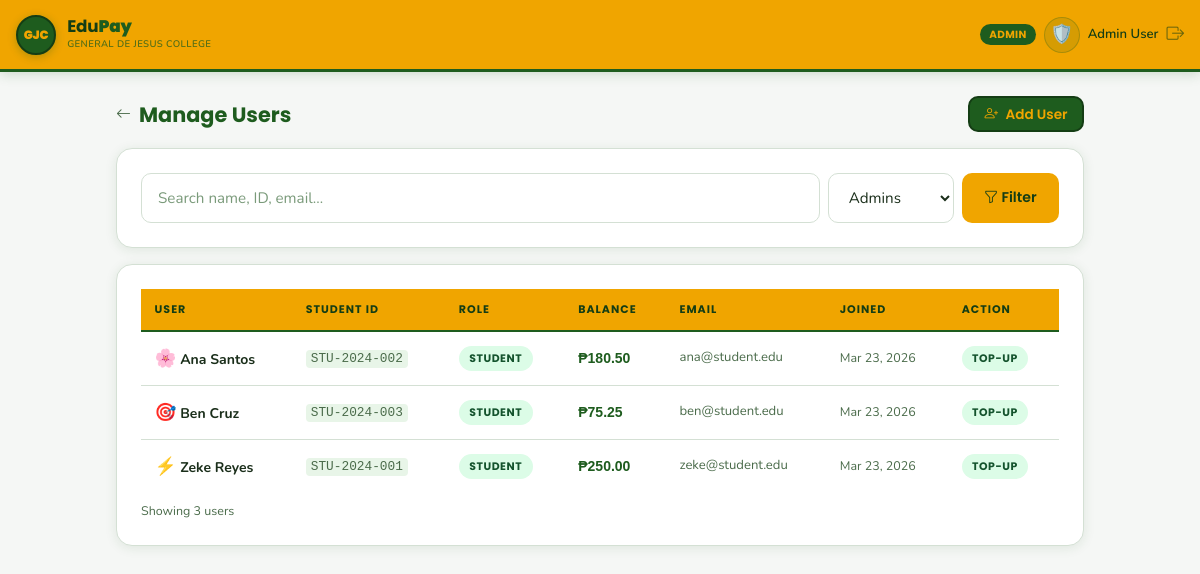
/admin/users.php?role=student (signed in), run on the app's committed database.
### tables this page shows
CREATE TABLE IF NOT EXISTS wallets (
    user_id     INT UNSIGNED PRIMARY KEY,
    balance     DECIMAL(12,2) NOT NULL DEFAULT 0.00,
    updated_at  DATETIME      DEFAULT CURRENT_TIMESTAMP
                              ON UPDATE CURRENT_TIMESTAMP,
    CONSTRAINT fk_wallet_user
        FOREIGN KEY (user_id) REFERENCES users(id) ON DELETE CASCADE
);

CREATE TABLE IF NOT EXISTS users (
    id          INT UNSIGNED AUTO_INCREMENT PRIMARY KEY,
    name        VARCHAR(120)    NOT NULL,
    student_id  VARCHAR(30)     UNIQUE,           
    role        ENUM('student','merchant','admin') NOT NULL DEFAULT 'student',
    email       VARCHAR(150)    UNIQUE,
    password    VARCHAR(255)    NOT NULL,
    avatar      VARCHAR(10)     DEFAULT NULL,     
    created_at  DATETIME        DEFAULT CURRENT_TIMESTAMP,
    INDEX idx_student_id (student_id),
    INDEX idx_role       (role)
);

### includes/config.php (called while the page is built, shortened)
<?php
function money(float $amount): string {
    return APP_CURRENCY . number_format($amount, 2);
}

### admin/users.php (the view, shortened to what this page needs)
<?php
require_once __DIR__ . '/../includes/config.php';
$db = getDB();
$search = trim($_GET['q'] ?? '');
$role   = $_GET['role'] ?? '';
$where  = [];
$params = [];
if ($role) {
    $where[]  = "u.role = ?";
    $params[] = $role;
}
$whereSql = $where ? 'WHERE ' . implode(' AND ', $where) : '';
$stmt = $db->prepare("
    SELECT u.*, w.balance
    FROM users u
    JOIN wallets w ON w.user_id = u.id
    {$whereSql}
    ORDER BY u.role, u.name
    LIMIT 50
");
$stmt->execute($params);
$users = $stmt->fetchAll();
include __DIR__ . '/../includes/header.php';
?>
<div class="ep-page-wide">
  <div class="d-flex align-items-center gap-2 mb-3">
    <a href="<?= BASE_PATH ?>/admin/dashboard.php" style="color:var(--ep-muted);text-decoration:none;">
      <i class="bi bi-arrow-left"></i>
    </a>
    <h1 class="ep-heading mb-0" style="font-size:1.3rem;">Manage Users</h1>
    <a href="<?= BASE_PATH ?>/admin/add_user.php" class="btn-ep btn-ep-navy ms-auto" style="padding:.4rem .9rem;font-size:.85rem;white-space:nowrap;">
      <i class="bi bi-person-plus me-1"></i> Add User
    </a>
  </div>
  <div class="ep-card mb-3">
    <form method="GET" class="d-flex gap-2 flex-wrap">
      <input type="text" name="q" class="ep-input" style="flex:1;min-width:180px;"
             placeholder="Search name, ID, email…"
             value="<?= htmlspecialchars($search) ?>">
      <select name="role" class="ep-input" style="width:auto;">
        <option value="admin"    <?= $role==='admin'    ? 'selected' : '' ?>>Admins</option>
      </select>
      <button type="submit" class="btn-ep btn-ep-primary">
        <i class="bi bi-funnel"></i> Filter
      </button>
    </form>
  </div>
  <div class="ep-card">
    <?php if (empty($users)): ?>
      <div class="text-center py-4" style="color:var(--ep-muted);">No users found.</div>
    <?php else: ?>
    <div style="overflow-x:auto;">
      <table class="ep-table">
        <thead>
          <tr>
            <th>User</th>
            <th>Student ID</th>
            <th>Role</th>
            <th>Balance</th>
            <th>Email</th>
            <th>Joined</th>
            <th>Action</th>
          </tr>
        </thead>
        <tbody>
          <?php foreach ($users as $u): ?>
          <tr>
            <td>
              <span style="font-size:1.1rem;"><?= $u['avatar'] ?? '👤' ?></span>
              <strong><?= htmlspecialchars($u['name']) ?></strong>
            </td>
            <td>
              <code style="font-size:.8rem;color:var(--ep-muted);"><?= $u['student_id'] ?? '—' ?></code>
            </td>
            <td>
              <?php
              $badge = match($u['role']) {
                'admin'    => 'ep-badge-warning',
                'merchant' => 'ep-badge-info',
                default    => 'ep-badge-success'
              };
              ?>
              <span class="ep-badge <?= $badge ?>"><?= $u['role'] ?></span>
            </td>
            <td style="font-family:'Syne',sans-serif;font-weight:700;color:var(--gjc-green);">
              <?= money((float)$u['balance']) ?>
            </td>
            <td style="font-size:.82rem;color:var(--ep-muted);"><?= htmlspecialchars($u['email'] ?? '—') ?></td>
            <td style="font-size:.78rem;color:var(--ep-muted);">
              <?= date('M d, Y', strtotime($u['created_at'])) ?>
            </td>
            <td>
              <?php if ($u['role'] === 'student'): ?>
                <a href="<?= BASE_PATH ?>/admin/topup.php?student_id=<?= urlencode($u['student_id']) ?>"
                   class="ep-badge ep-badge-success" style="text-decoration:none;cursor:pointer;">
                  Top-Up
                </a>
              <?php endif; ?>
            </td>
          </tr>
          <?php endforeach; ?>
        </tbody>
      </table>
    </div>
    <div style="font-size:.78rem;color:var(--ep-muted);padding:.5rem 0 0;">
      Showing <?= count($users) ?> users
    </div>
    <?php endif; ?>
  </div>
</div>
<?php include __DIR__ . '/../includes/footer.php'; ?>

### assets/css/app.css (style rules this page uses)
:root { --gjc-yellow: #f0a500; --gjc-yellow-lt: #f5bc30; --gjc-yellow-pale: #fef9e7; --gjc-yellow-bg: #fffbf0; --gjc-green: #1e5c1e; --gjc-green-dark: #143d14; --gjc-green-xdark: #0d280d; --gjc-green-mid: #2d6a2d; --gjc-green-light: #3a7d3a; --gjc-green-pale: #e8f5e8; --ep-bg: #f5f7f5; --ep-surface: #ffffff; --ep-surface2: #f0f5f0; --ep-border: #d4e0d4; --ep-border2: #b8ccb8; --ep-text: #1a2e1a; --ep-muted: #4a6b4a; --ep-subtle: #7a9a7a; --ep-success: #16a34a; --ep-danger: #dc2626; --ep-warning: #d97706; --ep-info: #2563eb; --ep-radius: 16px; --ep-radius-sm: 10px; --ep-shadow: 0 2px 12px rgba(30,92,30,.10); --ep-shadow-md: 0 4px 24px rgba(30,92,30,.15); --ep-shadow-lg: 0 8px 48px rgba(30,92,30,.20); }
*, *::before, *::after { box-sizing: border-box; }
body { background: var(--ep-bg); color: var(--ep-text); font-family: 'Nunito', sans-serif; font-size: 15px; line-height: 1.65; min-height: 100vh; -webkit-font-smoothing: antialiased; }
h1,h2,h3,h4,h5,h6,.ep-heading { font-family: 'Poppins', sans-serif; font-weight: 700; color: var(--gjc-green); line-height: 1.3; }
code { font-size: .88em; background: var(--gjc-green-pale); color: var(--gjc-green); padding: .1em .4em; border-radius: 4px; }
.ep-page-wide { max-width: 1000px; margin: 0 auto; padding: 1.5rem 1rem 5rem; }
.ep-card { background: var(--ep-surface); border: 1px solid var(--ep-border); border-radius: var(--ep-radius); padding: 1.5rem; box-shadow: var(--ep-shadow); transition: box-shadow .2s; }
.ep-card + .ep-card { margin-top: 1rem; }
.btn-ep { font-family: 'Poppins', sans-serif; font-weight: 600; border-radius: var(--ep-radius-sm); padding: .65rem 1.4rem; font-size: .88rem; border: none; transition: all .18s ease; cursor: pointer; display: inline-block; text-align: center; text-decoration: none; line-height: 1.4; }
.btn-ep-primary { background: var(--gjc-yellow); color: var(--gjc-green-dark); }
.btn-ep-navy { background: var(--gjc-green); color: var(--gjc-yellow); border: 2px solid var(--gjc-green-dark); }
.ep-input { background: var(--ep-surface); border: 1.5px solid var(--ep-border); border-radius: var(--ep-radius-sm); color: var(--ep-text); padding: .72rem 1rem; width: 100%; font-family: 'Nunito', sans-serif; font-size: .95rem; transition: border-color .18s, box-shadow .18s; outline: none; }
.ep-input::placeholder { color: var(--ep-subtle); }
.ep-table { width: 100%; border-collapse: collapse; font-size: .875rem; }
.ep-table th { font-family: 'Poppins', sans-serif; font-size: .69rem; font-weight: 700; text-transform: uppercase; letter-spacing: .09em; color: var(--gjc-green-dark); background: var(--gjc-yellow); border-bottom: 2px solid var(--gjc-green); padding: .7rem .85rem; text-align: left; }
.ep-table td { padding: .75rem .85rem; border-bottom: 1px solid var(--ep-border); vertical-align: middle; }
.ep-table tr:last-child td { border-bottom: none; }
.ep-badge { display: inline-block; padding: .2rem .65rem; border-radius: 20px; font-size: .68rem; font-family: 'Poppins', sans-serif; font-weight: 700; text-transform: uppercase; letter-spacing: .05em; }
.ep-badge-success { background: #dcfce7; color: #14532d; }

### data on the page
wallets: user_id.avatar "🌸", user_id.name "Ana Santos", user_id.student_id "STU-2024-002", user_id.role "STUDENT", balance "₱180.50", user_id.email "ana@student.edu", user_id.created_at "Mar 23, 2026"
wallets: user_id.avatar "🎯", user_id.name "Ben Cruz", user_id.student_id "STU-2024-003", user_id.role "STUDENT", balance "₱75.25", user_id.email "ben@student.edu", user_id.created_at "Mar 23, 2026"
wallets: user_id.avatar "⚡", user_id.name "Zeke Reyes", user_id.student_id "STU-2024-001", user_id.role "STUDENT", balance "₱250.00", user_id.email "zeke@student.edu", user_id.created_at "Mar 23, 2026"

### other printed values
$roleName "ADMIN"
$_SESSION['avatar'] "🛡️"
$_SESSION['name'] "Admin User"
count($users) "3"
